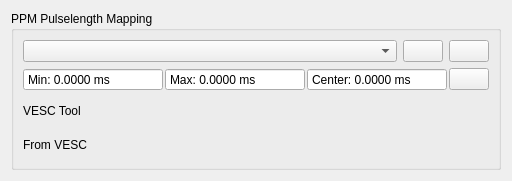
<?xml version="1.0" encoding="UTF-8"?>
<ui version="4.0">
 <class>PpmMap</class>
 <widget class="QWidget" name="PpmMap">
  <property name="geometry">
   <rect>
    <x>0</x>
    <y>0</y>
    <width>512</width>
    <height>181</height>
   </rect>
  </property>
  <property name="windowTitle">
   <string>Form</string>
  </property>
  <layout class="QVBoxLayout" name="verticalLayout_2">
   <item>
    <widget class="QGroupBox" name="groupBox">
     <property name="title">
      <string>PPM Pulselength Mapping</string>
     </property>
     <layout class="QVBoxLayout" name="verticalLayout">
      <item>
       <layout class="QHBoxLayout" name="horizontalLayout">
        <item>
         <widget class="QComboBox" name="controlTypeBox">
          <property name="toolTip">
           <string>Choose the control type. Some control types have centered input, some don't.</string>
          </property>
         </widget>
        </item>
        <item>
         <widget class="QPushButton" name="helpButton">
          <property name="sizePolicy">
           <sizepolicy hsizetype="Fixed" vsizetype="Fixed">
            <horstretch>0</horstretch>
            <verstretch>0</verstretch>
           </sizepolicy>
          </property>
          <property name="toolTip">
           <string>Show help</string>
          </property>
          <property name="text">
           <string/>
          </property>
          <property name="icon">
           <iconset resource="../res.qrc">
            <normaloff>:/res/icons/Help-96.png</normaloff>:/res/icons/Help-96.png</iconset>
          </property>
         </widget>
        </item>
        <item>
         <widget class="QPushButton" name="applyButton">
          <property name="sizePolicy">
           <sizepolicy hsizetype="Fixed" vsizetype="Fixed">
            <horstretch>0</horstretch>
            <verstretch>0</verstretch>
           </sizepolicy>
          </property>
          <property name="toolTip">
           <string>Apply min, max and center to VESC Tool configuration</string>
          </property>
          <property name="text">
           <string/>
          </property>
          <property name="icon">
           <iconset resource="../res.qrc">
            <normaloff>:/res/icons/apply.png</normaloff>:/res/icons/apply.png</iconset>
          </property>
          <property name="iconSize">
           <size>
            <width>45</width>
            <height>16</height>
           </size>
          </property>
         </widget>
        </item>
       </layout>
      </item>
      <item>
       <layout class="QHBoxLayout" name="horizontalLayout_2">
        <property name="spacing">
         <number>2</number>
        </property>
        <item>
         <widget class="QDoubleSpinBox" name="minBox">
          <property name="toolTip">
           <string>Measured minimum pulselength</string>
          </property>
          <property name="readOnly">
           <bool>true</bool>
          </property>
          <property name="buttonSymbols">
           <enum>QAbstractSpinBox::NoButtons</enum>
          </property>
          <property name="prefix">
           <string>Min: </string>
          </property>
          <property name="suffix">
           <string> ms</string>
          </property>
          <property name="decimals">
           <number>4</number>
          </property>
          <property name="maximum">
           <double>100.000000000000000</double>
          </property>
          <property name="singleStep">
           <double>0.010000000000000</double>
          </property>
         </widget>
        </item>
        <item>
         <widget class="QDoubleSpinBox" name="maxBox">
          <property name="toolTip">
           <string>Measured maximum pulselength</string>
          </property>
          <property name="readOnly">
           <bool>true</bool>
          </property>
          <property name="buttonSymbols">
           <enum>QAbstractSpinBox::NoButtons</enum>
          </property>
          <property name="prefix">
           <string>Max: </string>
          </property>
          <property name="suffix">
           <string> ms</string>
          </property>
          <property name="decimals">
           <number>4</number>
          </property>
          <property name="maximum">
           <double>100.000000000000000</double>
          </property>
          <property name="singleStep">
           <double>0.010000000000000</double>
          </property>
         </widget>
        </item>
        <item>
         <widget class="QDoubleSpinBox" name="centerBox">
          <property name="readOnly">
           <bool>true</bool>
          </property>
          <property name="buttonSymbols">
           <enum>QAbstractSpinBox::NoButtons</enum>
          </property>
          <property name="prefix">
           <string>Center: </string>
          </property>
          <property name="suffix">
           <string> ms</string>
          </property>
          <property name="decimals">
           <number>4</number>
          </property>
         </widget>
        </item>
        <item>
         <widget class="QPushButton" name="resetButton">
          <property name="sizePolicy">
           <sizepolicy hsizetype="Fixed" vsizetype="Fixed">
            <horstretch>0</horstretch>
            <verstretch>0</verstretch>
           </sizepolicy>
          </property>
          <property name="toolTip">
           <string>Reset min and max</string>
          </property>
          <property name="text">
           <string/>
          </property>
          <property name="icon">
           <iconset resource="../res.qrc">
            <normaloff>:/res/icons/Restart-96.png</normaloff>:/res/icons/Restart-96.png</iconset>
          </property>
         </widget>
        </item>
       </layout>
      </item>
      <item>
       <layout class="QGridLayout" name="gridLayout" columnstretch="0,1">
        <item row="0" column="0">
         <widget class="QLabel" name="label">
          <property name="toolTip">
           <string>VESC Tool preview with the current settings.</string>
          </property>
          <property name="text">
           <string>VESC Tool</string>
          </property>
         </widget>
        </item>
        <item row="0" column="1">
         <widget class="DisplayPercentage" name="display" native="true">
          <property name="minimumSize">
           <size>
            <width>0</width>
            <height>25</height>
           </size>
          </property>
          <property name="toolTip">
           <string>VESC Tool preview with the current settings.</string>
          </property>
         </widget>
        </item>
        <item row="1" column="0">
         <widget class="QLabel" name="label_2">
          <property name="toolTip">
           <string>Current VESC output. Will be updated after writing the app configuration.</string>
          </property>
          <property name="text">
           <string>From VESC</string>
          </property>
         </widget>
        </item>
        <item row="1" column="1">
         <widget class="DisplayPercentage" name="displayOpenroad" native="true">
          <property name="minimumSize">
           <size>
            <width>0</width>
            <height>25</height>
           </size>
          </property>
          <property name="toolTip">
           <string>Current VESC output. Will be updated after writing the app configuration.</string>
          </property>
         </widget>
        </item>
       </layout>
      </item>
     </layout>
     <zorder>display</zorder>
     <zorder>controlTypeBox</zorder>
     <zorder>resetButton</zorder>
     <zorder>helpButton</zorder>
     <zorder>applyButton</zorder>
     <zorder>centerBox</zorder>
     <zorder>label</zorder>
     <zorder>label_2</zorder>
     <zorder>displayOpenroad</zorder>
    </widget>
   </item>
  </layout>
 </widget>
 <customwidgets>
  <customwidget>
   <class>DisplayPercentage</class>
   <extends>QWidget</extends>
   <header>widgets/displaypercentage.h</header>
   <container>1</container>
  </customwidget>
 </customwidgets>
 <resources>
  <include location="../res.qrc"/>
 </resources>
 <connections/>
</ui>
